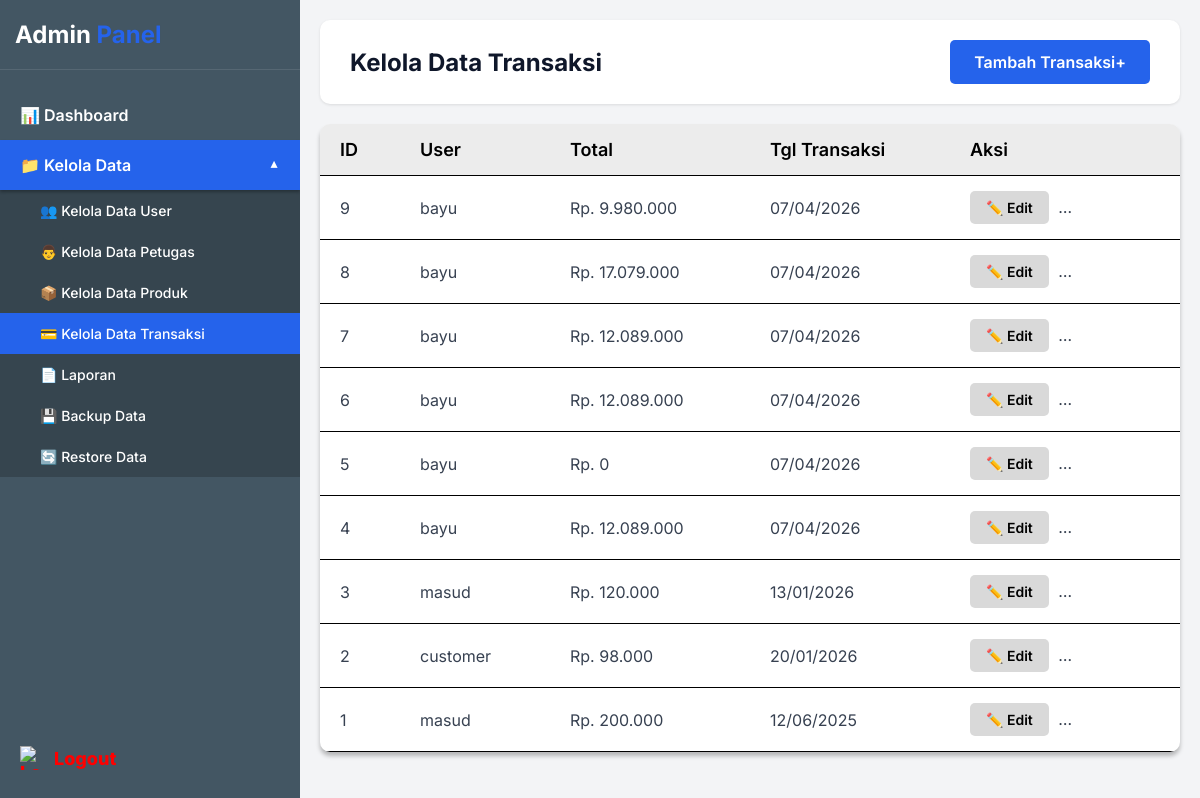
Before: /admin/kelola_data_transaksi.php (signed in) with the older database file.
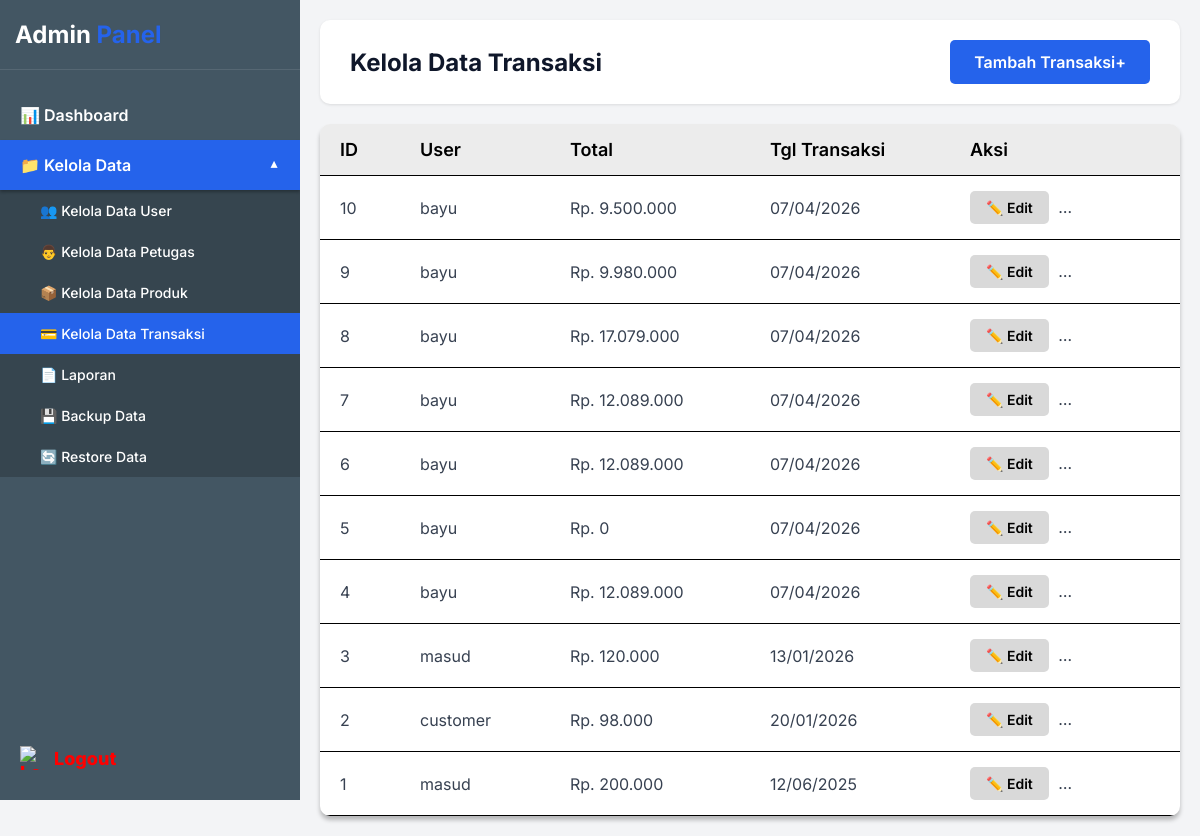
After: the same page with the newer database file.
### tables this page shows
CREATE TABLE `orders` (
  `id` int(11) NOT NULL AUTO_INCREMENT,
  `user_id` int(11) DEFAULT NULL,
  `total_bayar` decimal(10,2) NOT NULL,
  `ongkir` decimal(10,2) DEFAULT 0.00,
  `nama_penerima` varchar(100) NOT NULL,
  `no_telp` varchar(20) NOT NULL,
  `alamat` text NOT NULL,
  `metode_pembayaran` enum('m-banking','e-wallet','cod') DEFAULT 'm-banking',
  `virtual_account` varchar(20) DEFAULT NULL,
  `detail_pembayaran` varchar(100) DEFAULT NULL,
  `tanggal_transaksi` date NOT NULL,
  `updated_at` timestamp NULL DEFAULT NULL ON UPDATE current_timestamp(),
  `status` enum('pending','diproses','dikirim','selesai','dibatalkan') DEFAULT 'pending',
  `created_at` timestamp NOT NULL DEFAULT current_timestamp(),
  PRIMARY KEY (`id`),
  KEY `idx_user_id` (`user_id`)
);

CREATE TABLE `users` (
  `id` int(11) NOT NULL AUTO_INCREMENT,
  `username` varchar(50) NOT NULL,
  `password` varchar(255) NOT NULL,
  `nama_lengkap` varchar(100) NOT NULL,
  `email` varchar(100) DEFAULT NULL,
  `no_hp` varchar(20) DEFAULT NULL,
  `alamat` text DEFAULT NULL,
  `role` enum('admin','petugas','user') DEFAULT 'user',
  `created_at` timestamp NOT NULL DEFAULT current_timestamp(),
  PRIMARY KEY (`id`),
  UNIQUE KEY `username` (`username`),
  KEY `idx_id` (`id`)
);

### admin/kelola_data_transaksi.php (the view, shortened to what this page needs)
<?php
include '../config.php';
$query = mysqli_query($koneksi, "
    SELECT orders.*, users.username as user_name
    FROM orders
    LEFT JOIN users ON orders.user_id = users.id
    ORDER BY orders.id DESC
");
?>
<!DOCTYPE html>
<html lang="en">
<head>
</head>
<body>
    <div class="sidebar">
        <div class="sidebar-header">
            <div class="sidebar-title">Admin <span>Panel</span></div>
        </div>
        <div class="sidebar-menu">
            <a href="dashboard.php" class="menu-item">📊 Dashboard</a>
            <div class="dropdown-toggle menu-item" onclick="toggleDropdown()">
                📁 Kelola Data
            </div>
            <div class="dropdown-menu" id="dropdownMenu">
                <a href="kelola_data_user.php" class="dropdown-item">👥 Kelola Data User</a>
                <a href="kelola_data_petugas.php" class="dropdown-item">👨‍ Kelola Data Petugas</a>
                <a href="kelola_data_produk.php" class="dropdown-item">📦 Kelola Data Produk</a>
                <a href="kelola_data_transaksi.php" class="dropdown-item active">💳 Kelola Data Transaksi</a>
                <a href="laporan.php" class="dropdown-item">📄 Laporan</a>
                <a href="backup_data.php" class="dropdown-item">💾 Backup Data</a>
                <a href="restore_data.php" class="dropdown-item">🔄 Restore Data</a>
            </div>
        </div>
        <a href="../auth/logout.php" class="logout-btn">
            <img src="https://codia-f2c.s3.us-west-1.amazonaws.com/image/2026-02-24/waOuF6vsjw.png" alt="Logout">
        </a>
    </div>
    <div class="main-content">
        <div class="header">
            <div class="header-title">Kelola Data Transaksi</div>
            <a href="tambah_transaksi.php" class="btn-add">Tambah Transaksi+</a>
        </div>
        <div class="table-container">
            <div class="table-header">
                <div>ID</div>
                <div>User</div>
                <div>Total</div>
                <div>Tgl Transaksi</div>
                <div>Aksi</div>
            </div>
            <?php
            while($row = mysqli_fetch_assoc($query)):
            ?>
            <div class="table-row">
                <div class="table-cell"><?php echo $row['id']; ?></div>
                <div class="table-cell"><?php echo htmlspecialchars($row['user_name'] ?? 'Guest'); ?></div>
                <div class="table-cell">Rp. <?php echo number_format($row['total_bayar'], 0, ',', '.'); ?></div>
                <div class="table-cell"><?php echo date('d/m/Y', strtotime($row['tanggal_transaksi'])); ?></div>
                <div class="table-cell">
                    <a href="edit_transaksi.php?id=<?php echo $row['id']; ?>" class="btn-action">✏️ Edit</a>
                    <a href="?hapus=<?php echo $row['id']; ?>" class="btn-action btn-delete" onclick="return confirm('Yakin ingin menghapus transaksi ini?')">🗑️ Hapus</a>
                </div>
            </div>
            <?php endwhile; ?>
        </div>
    </div>
</body>
</html>

Changed rows visible on the page:
added orders: id "10", user.username "bayu", total_bayar "9.500.000", tanggal_transaksi "07/04/2026"
